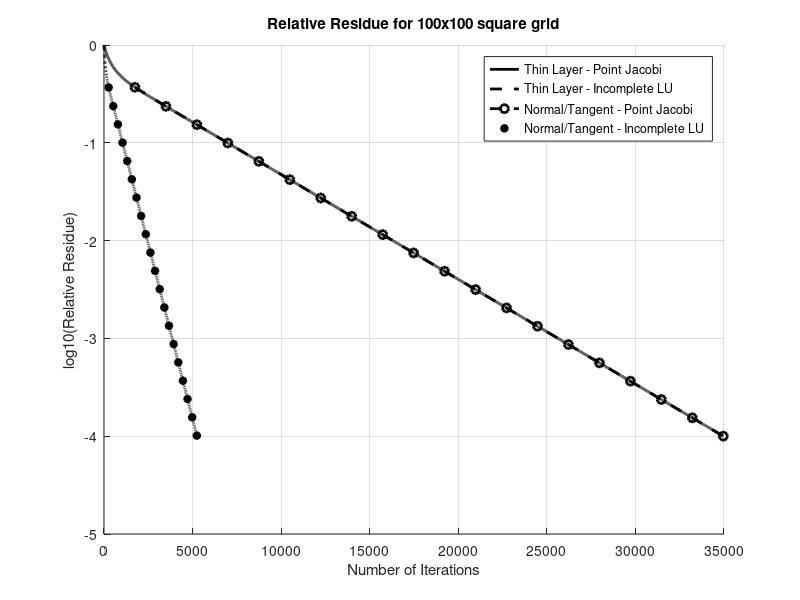

Reproduce this figure in MATLAB.
close all
clear all
fileID = fopen('squaregrid_100_100.dat_rr_thin_layer_PJ.dat','r');
formatSpec = '%d %f';
sizeA = [2 Inf];
A = fscanf(fileID,formatSpec,sizeA);
fclose(fileID);
A=A';

x=A(:,1);
y=A(:,2);
fig=figure('Name',['Relative residue for different methods on 100X100 elemts square grid =']);
title(['Relative Residue for 100x100 square grid']);
xlabel('Number of Iterations')
ylabel('log10(Relative Residue)')
hold on
plot(x,y,'color','k','LineWidth',2);
hold on

clear A,x,y;

fileID1 = fopen('squaregrid_100_100.dat_rr_thin_layer_LU_decomp.dat','r');
formatSpec = '%d %f';
sizeA = [2 Inf];
A = fscanf(fileID1,formatSpec,sizeA);
fclose(fileID1);
A=A';
x=A(:,1);
y=A(:,2);
plot(x,y,'--','color','k','LineWidth',2);
hold on

clear A,x,y;
fileID3 = fopen('squaregrid_100_100.dat_rr_normal_tangent_PJ.dat','r');
formatSpec = '%d %f';
sizeA = [2 Inf];
A = fscanf(fileID3,formatSpec,sizeA);
fclose(fileID3);
A=A';

flag=1;
indx=size(A)/20;
indx1=round(indx(1));

for i=1:size(A)
    if(mod(i,indx1)==0)
    x1(flag)=A(i,1);
    y1(flag)=A(i,2);
    flag=flag+1;
    end   
end
plot(x1,y1,'--o','color','k','LineWidth',2);
hold on

clear A,x,y;

fileID4 = fopen('squaregrid_100_100.dat_rr_normal_tangent_LU_decomp.dat','r');
formatSpec = '%d %f';
sizeA = [2 Inf];
A = fscanf(fileID4,formatSpec,sizeA);
fclose(fileID4);
A=A';

flag=1;
indx=size(A)/20;
indx1=round(indx(1));

for i=1:size(A)
    if(mod(i,indx1)==0)
    x1(flag)=A(i,1);
    y1(flag)=A(i,2);
    flag=flag+1;
    end   
end
plot(x1,y1,'*','color','k','LineWidth',2);
hold on
grid on
hold on

hleg1 = legend('Thin Layer - Point Jacobi','Thin Layer - Incomplete LU','Normal/Tangent - Point Jacobi','Normal/Tangent - Incomplete LU');
set(hleg1,'Location','NorthEast')

